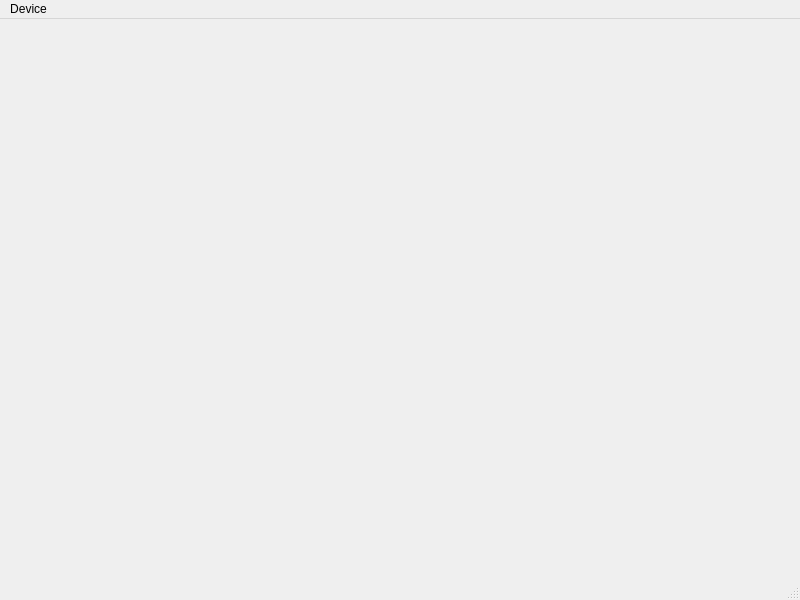
<?xml version="1.0" encoding="UTF-8"?>
<ui version="4.0">
 <class>MainWindow</class>
 <widget class="QMainWindow" name="MainWindow">
  <property name="geometry">
   <rect>
    <x>0</x>
    <y>0</y>
    <width>800</width>
    <height>600</height>
   </rect>
  </property>
  <property name="windowTitle">
   <string>MainWindow</string>
  </property>
  <widget class="QWidget" name="centralwidget">
   <widget class="QWidget" name="verticalLayoutWidget">
    <property name="geometry">
     <rect>
      <x>70</x>
      <y>20</y>
      <width>561</width>
      <height>491</height>
     </rect>
    </property>
    <layout class="QVBoxLayout" name="verticalLayout"/>
   </widget>
  </widget>
  <widget class="QMenuBar" name="menubar">
   <property name="geometry">
    <rect>
     <x>0</x>
     <y>0</y>
     <width>800</width>
     <height>26</height>
    </rect>
   </property>
   <widget class="QMenu" name="menuDevice">
    <property name="title">
     <string>Device</string>
    </property>
   </widget>
   <addaction name="menuDevice"/>
  </widget>
  <widget class="QStatusBar" name="statusbar"/>
 </widget>
 <resources/>
 <connections/>
</ui>
